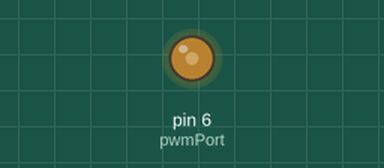
Simulated run of this sketch. Board: Arduino Uno, built with avr-gcc and run on an emulated ATmega328P. Shown: output pins drawn as LEDs (lit = HIGH).

Above: at 0.05 s.
At 6.0 s:
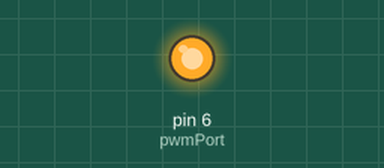
Timing chart, 0 to 7.8 s (numbered marks = the images above):
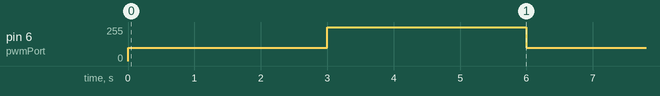

The sketch:

pwm.ino.ino
```cpp
int pwmPort = 6;
int pwmValueLow = 100;
int pwmValueHigh = 255;
void setup() {
	// SetUp proper pinmode
	pinMode(pwmPort, OUTPUT);

}

void loop() {
	// write proper value to PWM output
	analogWrite(pwmPort, pwmValueLow);
	//Delay
	delay(3000);

	// write proper value to PWM output
	analogWrite(pwmPort, pwmValueHigh);
	//Delay
	delay(3000);
}
```

Measured:
- by itself, pin 6 (pwmPort): alternates 255/255 for 3.0 s and 100/255 for 3.0 s
